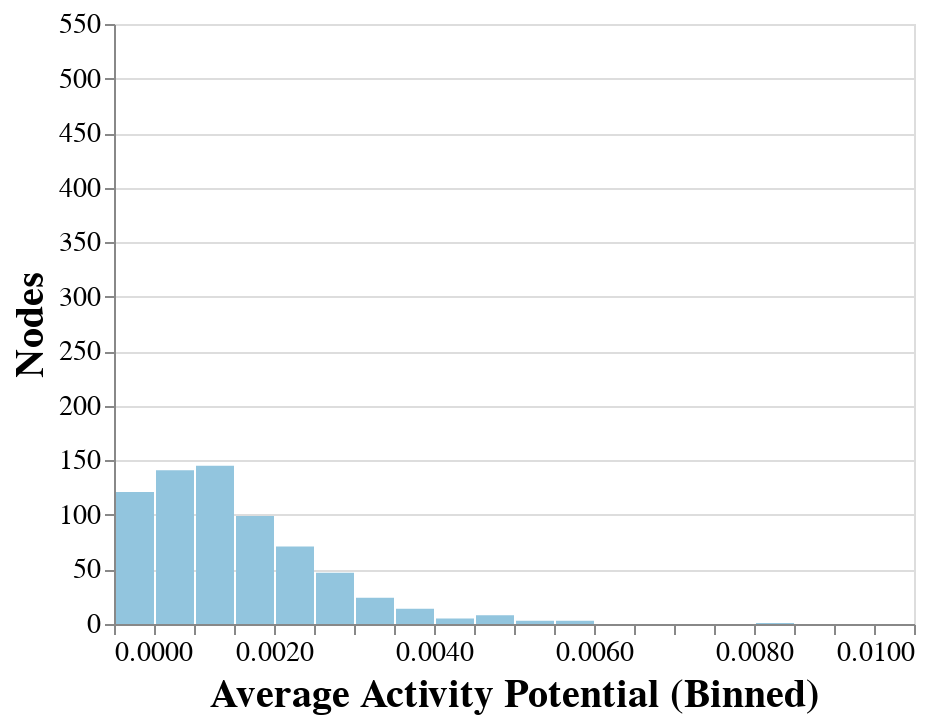
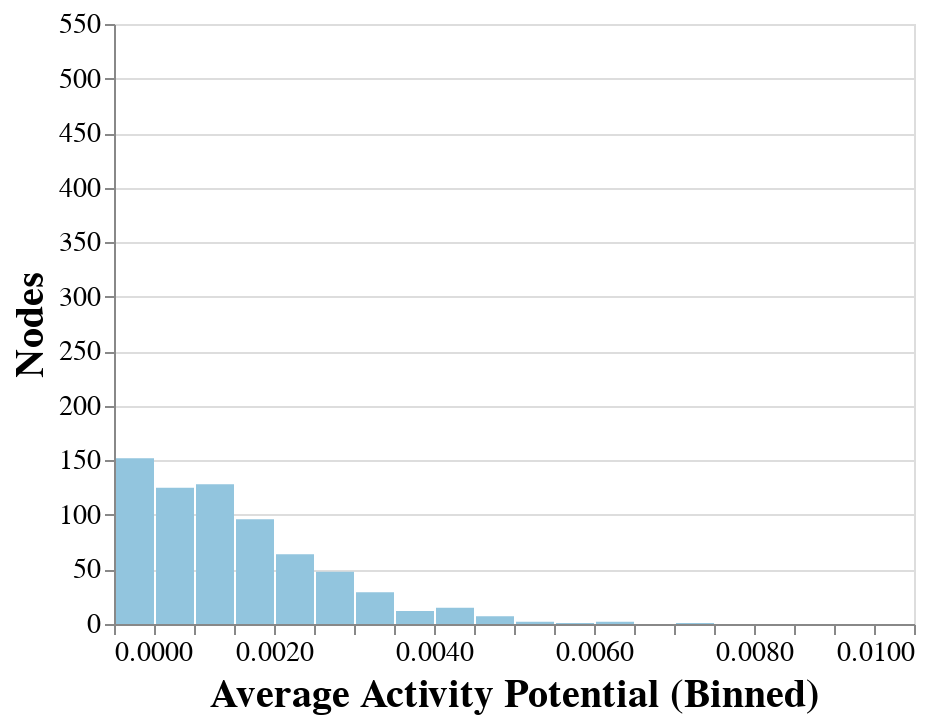
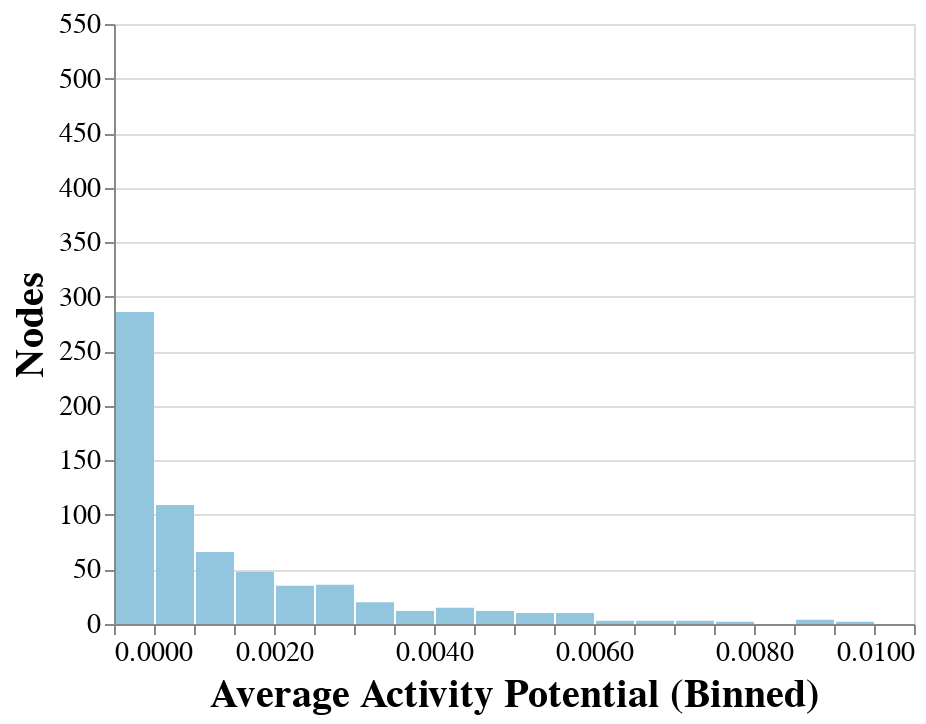

Write notebook code for charts like these, in order.
### Code cell
df = pd.read_csv("../data/copenhagen_agg.csv", parse_dates=["time"])
a1 = pd.date_range(
    start=pd.to_datetime("2021-03-12"), end=pd.to_datetime("2021-04-08"), freq="1D"
)
a2 = sorted(set(df["source"].to_list()) | set(df["destination"].to_list()))
mi = pd.MultiIndex.from_product([a1, a2], names=["time", "id"])
for frequency in ("1D", "12H", "8H"):
    merged = (
        pd.merge(
            df.rename(columns={"source": "id"}).groupby(["time", "id"]).count(),
            df.rename(columns={"destination": "id"}).groupby(["time", "id"]).count(),
            left_index=True,
            right_index=True,
            how="outer",
        )
        .fillna(0)
        .reset_index()
    )
    merged["activity"] = merged["destination"] + merged["source"]
    dfl = merged.groupby([pd.Grouper(freq=frequency, key="time"), "id"])[
        "activity"
    ].sum()
    dfl = dfl / dfl.groupby(level=0).sum()
    mean = (
        pd.merge(
            pd.DataFrame([], index=mi),
            dfl,
            left_index=True,
            right_index=True,
            how="left",
        )
        .fillna(0)
        .groupby(level=1)["activity"]
        .mean()
        .reset_index()
    )
    display(
        alt.Chart(mean)
        .mark_bar(color="#92c5de")
        .encode(
            x=alt.X(
                "activity:Q", bin=alt.Bin(extent=[0, 0.01], step=0.0005), title="Average Activity Potential (Binned)"
            ),
            y=alt.Y("count(activity)", title="Nodes", scale=alt.Scale(domain=(0, 550))),
        )
        .configure_axis(labelFontSize=14, titleFontSize=20)
    )

### Figure 1 — Vega-Lite specification as saved in the notebook (floating-point values rounded to 4 significant figures; data arrays with more than 128 entries replaced by an {"elided": "..."} marker saying what was removed)
{"config": {"view": {"continuousWidth": 400, "continuousHeight": 300}, "axis": {"labelFontSize": 14, "titleFontSize": 20}}, "data": {"name": "data-1cac6182c98b540831c37fd1e306f8be"}, "mark": {"type": "bar", "color": "#92c5de"}, "encoding": {"x": {"bin": {"extent": [0, 0.01], "step": 0.0005}, "field": "activity", "title": "Average Activity Potential (Binned)", "type": "quantitative"}, "y": {"aggregate": "count", "field": "activity", "scale": {"domain": [0, 550]}, "title": "Nodes", "type": "quantitative"}}, "$schema": "https://vega.github.io/schema/vega-lite/v4.17.0.json", "datasets": {"data-1cac6182c98b540831c37fd1e306f8be": {"elided": "682 records"}}}

### Figure 2 — Vega-Lite specification as saved in the notebook (floating-point values rounded to 4 significant figures; data arrays with more than 128 entries replaced by an {"elided": "..."} marker saying what was removed)
{"config": {"view": {"continuousWidth": 400, "continuousHeight": 300}, "axis": {"labelFontSize": 14, "titleFontSize": 20}}, "data": {"name": "data-59151c2c81d9d5b95392550189673241"}, "mark": {"type": "bar", "color": "#92c5de"}, "encoding": {"x": {"bin": {"extent": [0, 0.01], "step": 0.0005}, "field": "activity", "title": "Average Activity Potential (Binned)", "type": "quantitative"}, "y": {"aggregate": "count", "field": "activity", "scale": {"domain": [0, 550]}, "title": "Nodes", "type": "quantitative"}}, "$schema": "https://vega.github.io/schema/vega-lite/v4.17.0.json", "datasets": {"data-59151c2c81d9d5b95392550189673241": {"elided": "682 records"}}}

### Figure 3 — Vega-Lite specification as saved in the notebook (floating-point values rounded to 4 significant figures; data arrays with more than 128 entries replaced by an {"elided": "..."} marker saying what was removed)
{"config": {"view": {"continuousWidth": 400, "continuousHeight": 300}, "axis": {"labelFontSize": 14, "titleFontSize": 20}}, "data": {"name": "data-5845be3aa32fc93e3d834f70fef42fcf"}, "mark": {"type": "bar", "color": "#92c5de"}, "encoding": {"x": {"bin": {"extent": [0, 0.01], "step": 0.0005}, "field": "activity", "title": "Average Activity Potential (Binned)", "type": "quantitative"}, "y": {"aggregate": "count", "field": "activity", "scale": {"domain": [0, 550]}, "title": "Nodes", "type": "quantitative"}}, "$schema": "https://vega.github.io/schema/vega-lite/v4.17.0.json", "datasets": {"data-5845be3aa32fc93e3d834f70fef42fcf": {"elided": "682 records"}}}
